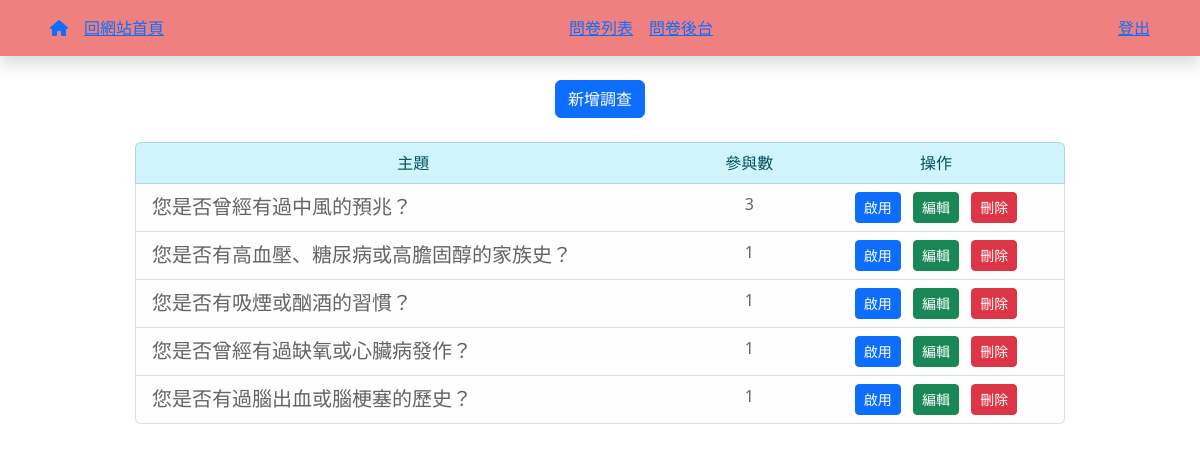
Screenshot of /admin.php?do=que (signed in) with the database file from the repository.
### tables this page shows
CREATE TABLE `que_subject` (
  `id` int(10) NOT NULL,
  `subject` text NOT NULL,
  `type` tinyint(1) UNSIGNED NOT NULL,
  `active` tinyint(1) NOT NULL,
  `vote` int(10) UNSIGNED NOT NULL,
  `created_at` timestamp NOT NULL DEFAULT current_timestamp(),
  `update_at` timestamp NOT NULL DEFAULT current_timestamp()
);

### db/base.php (called while the page is built, shortened)
<?php
$dsn="mysql:host=localhost;charset=utf8;dbname=computer";
$pdo=new PDO($dsn,'root','');
function all($table,...$args){
    global $pdo;
    $sql="select * from $table ";
    return $pdo->query($sql)->fetchAll(PDO::FETCH_ASSOC);
}
?>

### back/que.php (the view, shortened to what this page needs)
<!DOCTYPE html>
<html lang="en">
<head>
</head>
<body>
<div class="my-4 text-center">
    <a href="admin.php?do=que_add" class="btn btn-primary">新增調查</a>
</div>
<ul class="list-group col-md-10 m-auto">
    <li class="d-flex text-center list-group-item list-group-item-info list-group-item-action">
        <div class="col-7">主題</div>
        <div class="col-2">參與數</div>
        <div class="col-3">操作</div>
    </li>
    <?php
    $ques=all("que_subject");
    foreach($ques as $que){
    ?>
    <li class="d-flex list-group-item list-group-item-light list-group-item-action">
        <div class="col-7 font-weight-bolder" style="font-size:1.25rem">
        <?=$que['subject'];?>
        </div>
        <div class="col-2 text-center"> <?=$que['vote'];?></div>
        <div class="col-3 text-center">
            <?php
                $activeBg=($que['active']==1)?"btn-primary":"btn-secondary";
                $activeText=($que['active']==1)?"啟用":"關閉";
            ?>
            <a href="./api/que_active.php?id=<?=$que['id'];?>" class="btn btn-sm <?=$activeBg;?> mx-1"><?=$activeText;?></a>
            <a href="admin.php?do=que_edit&id=<?=$que['id'];?>" class="btn btn-sm btn-success mx-1">編輯</a>
            <a href="./api/que_del.php?id=<?=$que['id'];?>" class="btn btn-sm btn-danger mx-1">刪除</a>
        </div>
    </li>
    <?php
        }
    ?>
</ul>
</body>
</html>

### admin.php (shortened to what this page needs)
<?php
include "./db/base.php";
?>
<!DOCTYPE html>
<html lang="en">
<head>
    <link rel="stylesheet" href="./css/style.css">
</head>
<body>
<?php
    include "./layouts/header.php";
?>
<main class="container">
<?php
$do=$_GET['do']??'main';
$file='./back/'.$do.".php";
if(file_exists($file)){
    include $file;
}else{
    include "./back/main.php";
}
?>
</main>
<?php include "./layouts/scripts.php";?>
</body>
</html>

### layouts/header.php (shortened to what this page needs)
<!DOCTYPE html>
<html lang="en">
<head>
    <link href="https://cdn.jsdelivr.net/npm/bootstrap@5.2.3/dist/css/bootstrap.min.css" rel="stylesheet">
</head>
<body>
    <header class="shadow mb-1 head ">
    <nav class="container d-flex justify-content-between py-3 ">
    <?php
    $file_str=explode("/",$_SERVER['PHP_SELF']);
        $local=str_replace('.php','',array_pop($file_str)) ;
            switch($local){
                case "admin":
                    echo "<div>";
                    echo "<a class='mx-2' href='index.php'><i class='fa-solid fa-house'></i></i></a>";
                    echo "<a class='mx-2' href='index2.php'>回網站首頁</a>";
                    echo "</div>";
                    echo "<div>";
                    echo "<a class='mx-2' href='admin.php?do=quelist'>問卷列表</a>";
                    echo "<a class='mx-2' href='admin.php?do=que'>問卷後台</a>";
                    echo "</div>";
                    echo "<div>";
                    echo "<a class='mx-2' href='logout.php'>登出</a>";
                    echo "</div>";
                break;
            }
        ?>
    </nav>
</header>
</body>
</html>

### layouts/scripts.php (shortened to what this page needs)
<!DOCTYPE html>
<html lang="en">
<head>
    <link href="https://cdn.jsdelivr.net/npm/bootstrap@5.2.3/dist/css/bootstrap.min.css" rel="stylesheet">
<link rel="stylesheet" href="https://cdnjs.cloudflare.com/ajax/libs/font-awesome/6.2.0/css/all.min.css"
 />
  <link href="https://cdn.jsdelivr.net/npm/bootstrap@5.2.1/dist/css/bootstrap.min.css" rel="stylesheet">
</head>
<body>
</body>
</html>

### css/style.css (style rules this page uses)
.head { background-color: lightcoral; }

### back/que.php (style rules this page uses)
body { background-color: red; }

### rows the page displays
que_subject: subject "您是否曾經有過中風的預兆？", vote "3", active "啟用"
que_subject: subject "您是否有高血壓、糖尿病或高膽固醇的家族史？", vote "1", active "啟用"
que_subject: subject "您是否有吸煙或酗酒的習慣？", vote "1", active "啟用"
que_subject: subject "您是否曾經有過缺氧或心臟病發作？", vote "1", active "啟用"
que_subject: subject "您是否有過腦出血或腦梗塞的歷史？", vote "1", active "啟用"
